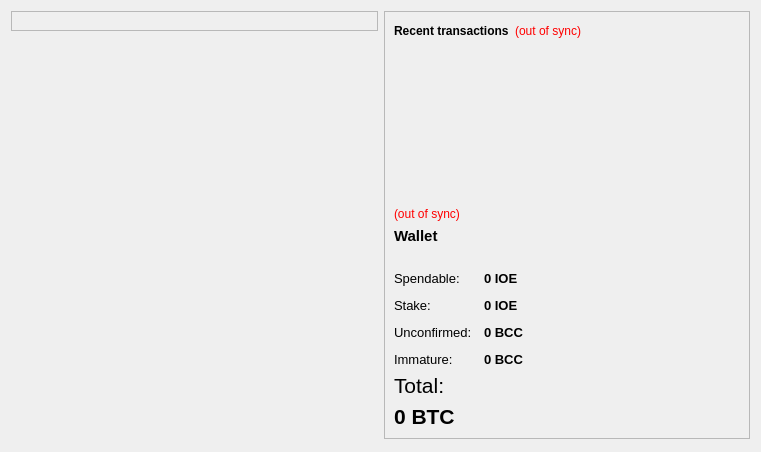
<?xml version="1.0" encoding="UTF-8"?>
<ui version="4.0">
 <class>OverviewPage</class>
 <widget class="QWidget" name="OverviewPage">
  <property name="geometry">
   <rect>
    <x>0</x>
    <y>0</y>
    <width>761</width>
    <height>452</height>
   </rect>
  </property>
  <property name="windowTitle">
   <string>Form</string>
  </property>
  <layout class="QHBoxLayout" name="horizontalLayout" stretch="1,1">
   <item>
    <layout class="QVBoxLayout" name="verticalLayout_2">
     <item>
      <widget class="QFrame" name="frame">
       <property name="frameShape"> 
        <enum>QFrame::StyledPanel</enum>
       </property>
       <property name="frameShadow">
        <enum>QFrame::Raised</enum>
       </property>
       <layout class="QVBoxLayout" name="verticalLayout_4">
        <item>
         <layout class="QHBoxLayout" name="horizontalLayout_4"/>
        </item>
       </layout>
      </widget>
     </item>
     <item>
      <spacer name="verticalSpacer">
       <property name="orientation">
        <enum>Qt::Vertical</enum>
       </property>
       <property name="sizeHint" stdset="0">
        <size>
         <width>20</width>
         <height>40</height>
        </size>
       </property>
      </spacer>
     </item>
    </layout>
   </item>
   <item>
    <layout class="QVBoxLayout" name="verticalLayout_3">
     <item>
      <widget class="QFrame" name="frame_2">
       <property name="frameShape">
        <enum>QFrame::StyledPanel</enum>
       </property>
       <property name="frameShadow">
        <enum>QFrame::Raised</enum>
       </property>
       <layout class="QVBoxLayout" name="verticalLayout">
        <item>
         <layout class="QHBoxLayout" name="horizontalLayout_2">
          <item>
           <widget class="QLabel" name="label_4">
            <property name="text">
             <string>&lt;b&gt;Recent transactions&lt;/b&gt;</string>
            </property>
           </widget>
          </item>
          <item>
           <widget class="QLabel" name="labelTransactionsStatus">
            <property name="toolTip">
             <string>The displayed information may be out of date. Your wallet automatically synchronizes with the bitconnect network after a connection is established, but this process has not completed yet.</string>
            </property>
            <property name="styleSheet">
             <string notr="true">QLabel { color: red; }</string>
            </property>
            <property name="text">
             <string notr="true">(out of sync)</string>
            </property>
            <property name="alignment">
             <set>Qt::AlignRight|Qt::AlignTrailing|Qt::AlignVCenter</set>
            </property>
           </widget>
          </item>
          <item>
           <spacer name="horizontalSpacer">
            <property name="orientation">
             <enum>Qt::Horizontal</enum>
            </property>
            <property name="sizeHint" stdset="0">
             <size>
              <width>40</width>
              <height>20</height>
             </size>
            </property>
           </spacer>
          </item>
         </layout>
        </item>
        <item>
         <widget class="QListView" name="listTransactions">
          <property name="styleSheet">
           <string notr="true">QListView { background: transparent; }</string>
          </property>
          <property name="frameShape">
           <enum>QFrame::NoFrame</enum>
          </property>
          <property name="verticalScrollBarPolicy">
           <enum>Qt::ScrollBarAlwaysOff</enum>
          </property>
          <property name="horizontalScrollBarPolicy">
           <enum>Qt::ScrollBarAlwaysOff</enum>
          </property>
          <property name="selectionMode">
           <enum>QAbstractItemView::NoSelection</enum>
          </property>
         </widget>
        </item>
        <item>
         <widget class="QLabel" name="labelWalletStatus">
          <property name="toolTip">
           <string>The displayed information may be out of date. Your wallet automatically synchronizes with the ioe network after a connection is established, but this process has not completed yet.</string>
          </property>
          <property name="styleSheet">
           <string notr="true">QLabel { color: red; }</string>
          </property>
          <property name="text">
           <string notr="true">(out of sync)</string>
          </property>
          <property name="alignment">
           <set>Qt::AlignLeading|Qt::AlignLeft|Qt::AlignVCenter</set>
          </property>
         </widget>
        </item>
        <item>
         <widget class="QLabel" name="label_5">
          <property name="font">
           <font>
            <pointsize>11</pointsize>
            <weight>75</weight>
            <bold>true</bold>
           </font>
          </property>
          <property name="text">
           <string>Wallet</string>
          </property>
         </widget>
        </item>
        <item>
         <spacer name="horizontalSpacer_2">
          <property name="orientation">
           <enum>Qt::Horizontal</enum>
          </property>
          <property name="sizeHint" stdset="0">
           <size>
            <width>40</width>
            <height>20</height>
           </size>
          </property>
         </spacer>
        </item>
        <item>
         <layout class="QFormLayout" name="formLayout_2">
          <property name="fieldGrowthPolicy">
           <enum>QFormLayout::AllNonFixedFieldsGrow</enum>
          </property>
          <property name="horizontalSpacing">
           <number>12</number>
          </property>
          <property name="verticalSpacing">
           <number>12</number>
          </property>
          <item row="0" column="0">
           <widget class="QLabel" name="label">
            <property name="font">
             <font>
              <pointsize>10</pointsize>
             </font>
            </property>
            <property name="text">
             <string>Spendable:</string>
            </property>
           </widget>
          </item>
          <item row="0" column="1">
           <widget class="QLabel" name="labelBalance">
            <property name="font">
             <font>
              <pointsize>10</pointsize>
              <weight>75</weight>
              <bold>true</bold>
             </font>
            </property>
            <property name="cursor">
             <cursorShape>IBeamCursor</cursorShape>
            </property>
            <property name="toolTip">
             <string>Your current spendable balance</string>
            </property>
            <property name="text">
             <string notr="true">0 IOE</string>
            </property>
            <property name="textInteractionFlags">
             <set>Qt::LinksAccessibleByMouse|Qt::TextSelectableByKeyboard|Qt::TextSelectableByMouse</set>
            </property>
           </widget>
          </item>
          <item row="1" column="0">
           <widget class="QLabel" name="label_6">
            <property name="font">
             <font>
              <pointsize>10</pointsize>
             </font>
            </property>
            <property name="text">
             <string>Stake:</string>
            </property>
           </widget>
          </item>
          <item row="1" column="1">
           <widget class="QLabel" name="labelStake">
            <property name="font">
             <font>
              <pointsize>10</pointsize>
              <weight>75</weight>
              <bold>true</bold>
             </font>
            </property>
            <property name="cursor">
             <cursorShape>IBeamCursor</cursorShape>
            </property>
            <property name="toolTip">
             <string>Total of coins that was staked, and do not yet count toward the current balance</string>
            </property>
            <property name="text">
             <string notr="true">0 IOE</string>
            </property>
            <property name="textInteractionFlags">
             <set>Qt::LinksAccessibleByMouse|Qt::TextSelectableByKeyboard|Qt::TextSelectableByMouse</set>
            </property>
           </widget>
          </item>
          <item row="2" column="0">
           <widget class="QLabel" name="label_3">
            <property name="font">
             <font>
              <pointsize>10</pointsize>
             </font>
            </property>
            <property name="text">
             <string>Unconfirmed:</string>
            </property>
           </widget>
          </item>
          <item row="2" column="1">
           <widget class="QLabel" name="labelUnconfirmed">
            <property name="font">
             <font>
              <pointsize>10</pointsize>
              <weight>75</weight>
              <bold>true</bold>
             </font>
            </property>
            <property name="cursor">
             <cursorShape>IBeamCursor</cursorShape>
            </property>
            <property name="toolTip">
             <string>Total of transactions that have yet to be confirmed, and do not yet count toward the current balance</string>
            </property>
            <property name="text">
             <string notr="true">0 BCC</string>
            </property>
            <property name="textInteractionFlags">
             <set>Qt::LinksAccessibleByMouse|Qt::TextSelectableByKeyboard|Qt::TextSelectableByMouse</set>
            </property>
           </widget>
          </item>
          <item row="3" column="0">
           <widget class="QLabel" name="labelImmatureText">
            <property name="font">
             <font>
              <pointsize>10</pointsize>
             </font>
            </property>
            <property name="text">
             <string>Immature:</string>
            </property>
           </widget>
          </item>
          <item row="3" column="1">
           <widget class="QLabel" name="labelImmature">
            <property name="font">
             <font>
              <pointsize>10</pointsize>
              <weight>75</weight>
              <bold>true</bold>
             </font>
            </property>
            <property name="toolTip">
             <string>Mined balance that has not yet matured</string>
            </property>
            <property name="text">
             <string notr="true">0 BCC</string>
            </property>
            <property name="textInteractionFlags">
             <set>Qt::LinksAccessibleByMouse|Qt::TextSelectableByKeyboard|Qt::TextSelectableByMouse</set>
            </property>
           </widget>
          </item>
         </layout>
        </item>
        <item>
         <widget class="QLabel" name="labelTotalText">
          <property name="font">
           <font>
            <family>Arial</family>
            <pointsize>16</pointsize>
           </font>
          </property>
          <property name="text">
           <string>Total:</string>
          </property>
         </widget>
        </item>
        <item>
         <widget class="QLabel" name="labelTotal">
          <property name="font">
           <font>
            <family>Arial</family>
            <pointsize>16</pointsize>
            <weight>75</weight>
            <bold>true</bold>
           </font>
          </property>
          <property name="cursor">
           <cursorShape>IBeamCursor</cursorShape>
          </property>
          <property name="toolTip">
           <string>Your current total balance</string>
          </property>
          <property name="text">
           <string notr="true">0 BTC</string>
          </property>
          <property name="textInteractionFlags">
           <set>Qt::LinksAccessibleByMouse|Qt::TextSelectableByKeyboard|Qt::TextSelectableByMouse</set>
          </property>
         </widget>
        </item>
       </layout>
      </widget>
     </item>
     <item>
      <spacer name="verticalSpacer_2">
       <property name="orientation">
        <enum>Qt::Vertical</enum>
       </property>
       <property name="sizeHint" stdset="0">
        <size>
         <width>20</width>
         <height>40</height>
        </size>
       </property>
      </spacer>
     </item>
    </layout>
   </item>
  </layout>
 </widget>
 <resources/>
 <connections/>
</ui>
